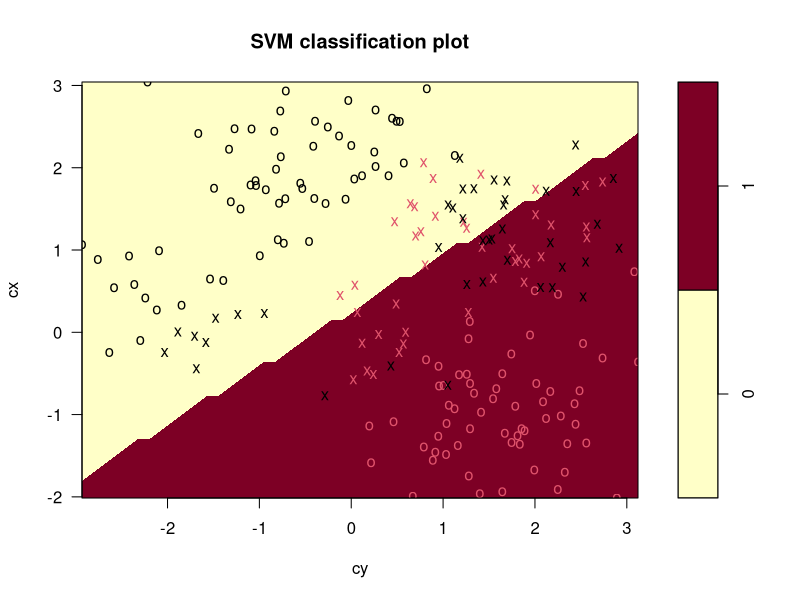
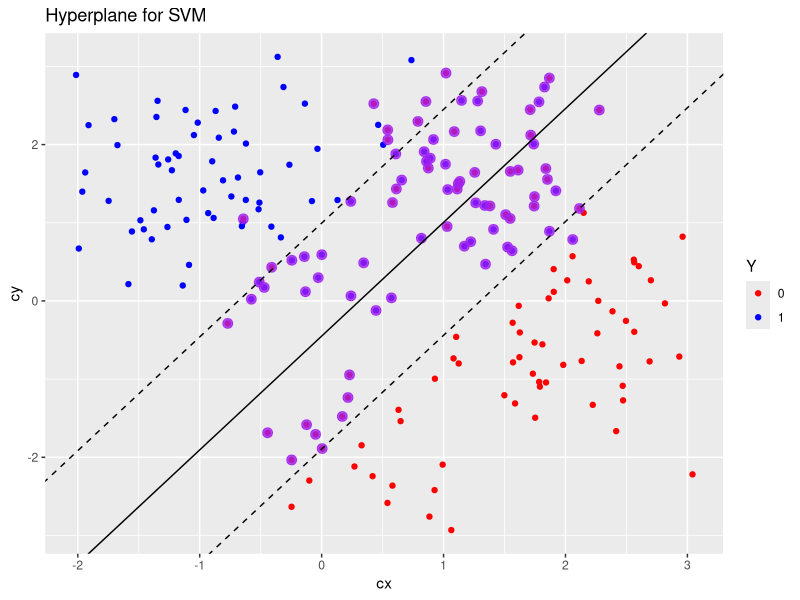

R code for these plots, in order:

"
Problem 1
Contestant 8: Support Vector Machine (SVM)
Author: Md Salman Rahman
Course: MATH 6333 Statistical Learning
Course Instructor: Dr. Tamer Oraby
"

# Solution 

setwd("/Users/salman/OneDrive - The University of Texas-Rio Grande Valley/Course_video/Statistical Learning/Homework_salman/HW 4")


# Task: Import the attached training_data.xlsx into R
library("readxl")
library(ggplot2)
data_training<- read_excel("training_data.xlsx")
data_train<-as.data.frame(data_training)
data_train$Y = as.factor(data_train$Y)
str(data_train)
# Task: Taking the role of contestant 4 who trains the Support Vector Machine (SVM) using that data.

library(e1071)

# Method: Support Vector Machine (SVM)

svm.fit <- svm(Y~ cx+cy, data = data_train, model ="C-classification", kernel = "linear", scale = FALSE) #cost =10, gamma =0.1 

svm.fit

plot(svm.fit, data = data_train)


#Slope and intercept of the decision boundary 

w <- t(svm.fit$coefs) %*% svm.fit$SV

#slope 
slope.1 <- -w[1]/w[2]

#intercept

intercept.1 <- svm.fit$rho/w[2]

fig <- ggplot(data=data_train, aes(x=cx,y=cy, color =Y))+
  geom_point()+
  scale_color_manual(values=c("red","blue"))


#support vector

sv <- data_train[svm.fit$index,]

fig2 <- fig +geom_point(data=sv, aes(x=cx, y=cy),
                        color="purple",
                        size =3, alpha =0.8)

# plotting decision boundary 

fig3 <- fig2+ geom_abline(slope=slope.1, intercept = intercept.1) 

#margin parallel to decision boundary, offset by 1/w[2] on either side of it

fig4 <- fig3 + geom_abline(slope = slope.1, intercept = intercept.1-1/w[2],
                           linetype="dashed")+
  geom_abline(slope = slope.1, intercept = intercept.1+1/w[2],
              linetype="dashed")+
  ggtitle("Hyperplane for SVM")
fig4



